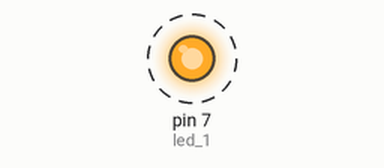
Recording of a sketch running on a simulated Arduino Uno, built with avr-gcc and run on an emulated ATmega328P. On the bench: output pins drawn as LEDs (lit = HIGH). Dashed ring = blinking.

Above: at 0.5 s.
Timing chart, 0 to 4.6 s (numbered marks = the images above):
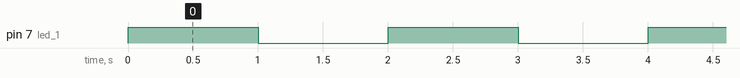

Measured:
- by itself, pin 7 (led_1): alternates HIGH for 1.0 s and LOW for 1.0 s

The sketch:

led_1_solution.ino
```cpp
/*
   Declare the LEDs with an unique name
   Choose 3 pins from 2 ~ 13
*/
int led_1 = 7;

// the setup routine runs once when you press reset:
void setup() {
  // initialize the digital pin as an output.
  pinMode(led_1, OUTPUT);
}

// the loop routine runs over and over again forever:
void loop() {
  // Iterate number of LEDs
  digitalWrite(led_1, HIGH);
  delay(1000);
  digitalWrite(led_1, LOW);
  delay(1000);
}
```
